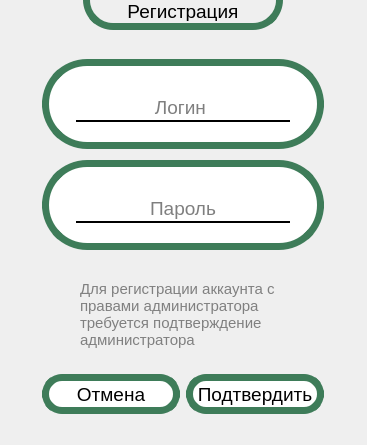
<?xml version="1.0" encoding="UTF-8"?>
<ui version="4.0">
 <class>RegAdminConfirm</class>
 <widget class="QDialog" name="RegAdminConfirm">
  <property name="geometry">
   <rect>
    <x>0</x>
    <y>0</y>
    <width>367</width>
    <height>445</height>
   </rect>
  </property>
  <property name="minimumSize">
   <size>
    <width>367</width>
    <height>445</height>
   </size>
  </property>
  <property name="maximumSize">
   <size>
    <width>367</width>
    <height>445</height>
   </size>
  </property>
  <property name="windowTitle">
   <string>Dialog</string>
  </property>
  <layout class="QGridLayout" name="gridLayout">
   <property name="topMargin">
    <number>0</number>
   </property>
   <item row="0" column="0" alignment="Qt::AlignmentFlag::AlignHCenter">
    <widget class="QWidget" name="widget_9" native="true">
     <property name="minimumSize">
      <size>
       <width>200</width>
       <height>30</height>
      </size>
     </property>
     <property name="maximumSize">
      <size>
       <width>200</width>
       <height>30</height>
      </size>
     </property>
     <property name="styleSheet">
      <string notr="true">border-bottom-right-radius:30;
border-bottom-left-radius:30;

border:7px solid #3E7C59;
border-top:none;</string>
     </property>
     <layout class="QGridLayout" name="gridLayout_7">
      <property name="topMargin">
       <number>1</number>
      </property>
      <item row="0" column="0">
       <widget class="QLabel" name="label">
        <property name="font">
         <font>
          <pointsize>14</pointsize>
         </font>
        </property>
        <property name="styleSheet">
         <string notr="true">border:none;
color:black;</string>
        </property>
        <property name="text">
         <string>Регистрация</string>
        </property>
        <property name="alignment">
         <set>Qt::AlignmentFlag::AlignCenter</set>
        </property>
       </widget>
      </item>
     </layout>
    </widget>
   </item>
   <item row="1" column="0">
    <widget class="QWidget" name="widget" native="true">
     <layout class="QGridLayout" name="gridLayout_5">
      <item row="0" column="0">
       <widget class="QWidget" name="widget_2" native="true">
        <property name="minimumSize">
         <size>
          <width>300</width>
          <height>220</height>
         </size>
        </property>
        <property name="maximumSize">
         <size>
          <width>300</width>
          <height>220</height>
         </size>
        </property>
        <layout class="QVBoxLayout" name="verticalLayout">
         <item>
          <widget class="QWidget" name="widget_4" native="true">
           <property name="maximumSize">
            <size>
             <width>16777215</width>
             <height>90</height>
            </size>
           </property>
           <property name="styleSheet">
            <string notr="true">background:white;
border:7px solid #3E7C59;
border-radius:45;
</string>
           </property>
           <layout class="QGridLayout" name="gridLayout_2">
            <property name="bottomMargin">
             <number>0</number>
            </property>
            <item row="0" column="0">
             <widget class="QLineEdit" name="LEAdminLogin">
              <property name="font">
               <font>
                <pointsize>14</pointsize>
               </font>
              </property>
              <property name="styleSheet">
               <string notr="true">border: 0px solid red;
border-bottom: 2px solid black;
background: white;
height: 25px;
margin: 10 25;
color:black;</string>
              </property>
              <property name="alignment">
               <set>Qt::AlignmentFlag::AlignCenter</set>
              </property>
              <property name="placeholderText">
               <string>Логин </string>
              </property>
             </widget>
            </item>
           </layout>
          </widget>
         </item>
         <item>
          <widget class="QWidget" name="widget_3" native="true">
           <property name="maximumSize">
            <size>
             <width>16777215</width>
             <height>90</height>
            </size>
           </property>
           <property name="styleSheet">
            <string notr="true">background:white;
border:7px solid #3E7C59;
border-radius:45;
</string>
           </property>
           <layout class="QGridLayout" name="gridLayout_3">
            <property name="bottomMargin">
             <number>0</number>
            </property>
            <item row="0" column="0">
             <widget class="QLineEdit" name="LEAdminPassword">
              <property name="font">
               <font>
                <pointsize>14</pointsize>
               </font>
              </property>
              <property name="styleSheet">
               <string notr="true">border: 0px solid red;
border-bottom: 2px solid black;
background: white;
height: 25px;
margin: 10 25;
color:black;</string>
              </property>
              <property name="alignment">
               <set>Qt::AlignmentFlag::AlignCenter</set>
              </property>
              <property name="placeholderText">
               <string>Пароль</string>
              </property>
             </widget>
            </item>
           </layout>
          </widget>
         </item>
        </layout>
       </widget>
      </item>
      <item row="2" column="0">
       <widget class="QWidget" name="widget_7" native="true">
        <layout class="QHBoxLayout" name="horizontalLayout">
         <item>
          <widget class="QPushButton" name="PBCancel">
           <property name="minimumSize">
            <size>
             <width>0</width>
             <height>40</height>
            </size>
           </property>
           <property name="font">
            <font>
             <pointsize>14</pointsize>
            </font>
           </property>
           <property name="styleSheet">
            <string notr="true">QPushButton{
	border-radius:20;
	background-color:white;
	color:black;
	border: 7px solid #3E7C59;
}

QPushButton:hover{
        background-color:#ACACAC;
}</string>
           </property>
           <property name="text">
            <string>Отмена</string>
           </property>
           <property name="autoDefault">
            <bool>false</bool>
           </property>
          </widget>
         </item>
         <item>
          <widget class="QPushButton" name="PBConfirm">
           <property name="minimumSize">
            <size>
             <width>0</width>
             <height>40</height>
            </size>
           </property>
           <property name="font">
            <font>
             <pointsize>14</pointsize>
            </font>
           </property>
           <property name="styleSheet">
            <string notr="true">QPushButton{
	border-radius:20;
	background-color:white;
	color:black;
	border: 7px solid #3E7C59;
}

QPushButton:hover{
        background-color:#ACACAC;
}</string>
           </property>
           <property name="text">
            <string>Подтвердить</string>
           </property>
           <property name="autoDefault">
            <bool>false</bool>
           </property>
          </widget>
         </item>
        </layout>
       </widget>
      </item>
      <item row="1" column="0">
       <widget class="QWidget" name="widget_5" native="true">
        <property name="minimumSize">
         <size>
          <width>300</width>
          <height>0</height>
         </size>
        </property>
        <property name="maximumSize">
         <size>
          <width>300</width>
          <height>90</height>
         </size>
        </property>
        <layout class="QGridLayout" name="gridLayout_4">
         <item row="0" column="0" alignment="Qt::AlignmentFlag::AlignTop">
          <widget class="QLabel" name="label_2">
           <property name="minimumSize">
            <size>
             <width>32</width>
             <height>32</height>
            </size>
           </property>
           <property name="maximumSize">
            <size>
             <width>32</width>
             <height>32</height>
            </size>
           </property>
           <property name="text">
            <string/>
           </property>
          </widget>
         </item>
         <item row="0" column="1">
          <widget class="QLabel" name="label_3">
           <property name="font">
            <font>
             <pointsize>11</pointsize>
            </font>
           </property>
           <property name="styleSheet">
            <string notr="true">color:gray;</string>
           </property>
           <property name="text">
            <string>Для регистрации аккаунта с правами администратора требуется подтверждение администратора</string>
           </property>
           <property name="textFormat">
            <enum>Qt::TextFormat::AutoText</enum>
           </property>
           <property name="wordWrap">
            <bool>true</bool>
           </property>
          </widget>
         </item>
        </layout>
       </widget>
      </item>
     </layout>
    </widget>
   </item>
  </layout>
 </widget>
 <resources/>
 <connections/>
</ui>
